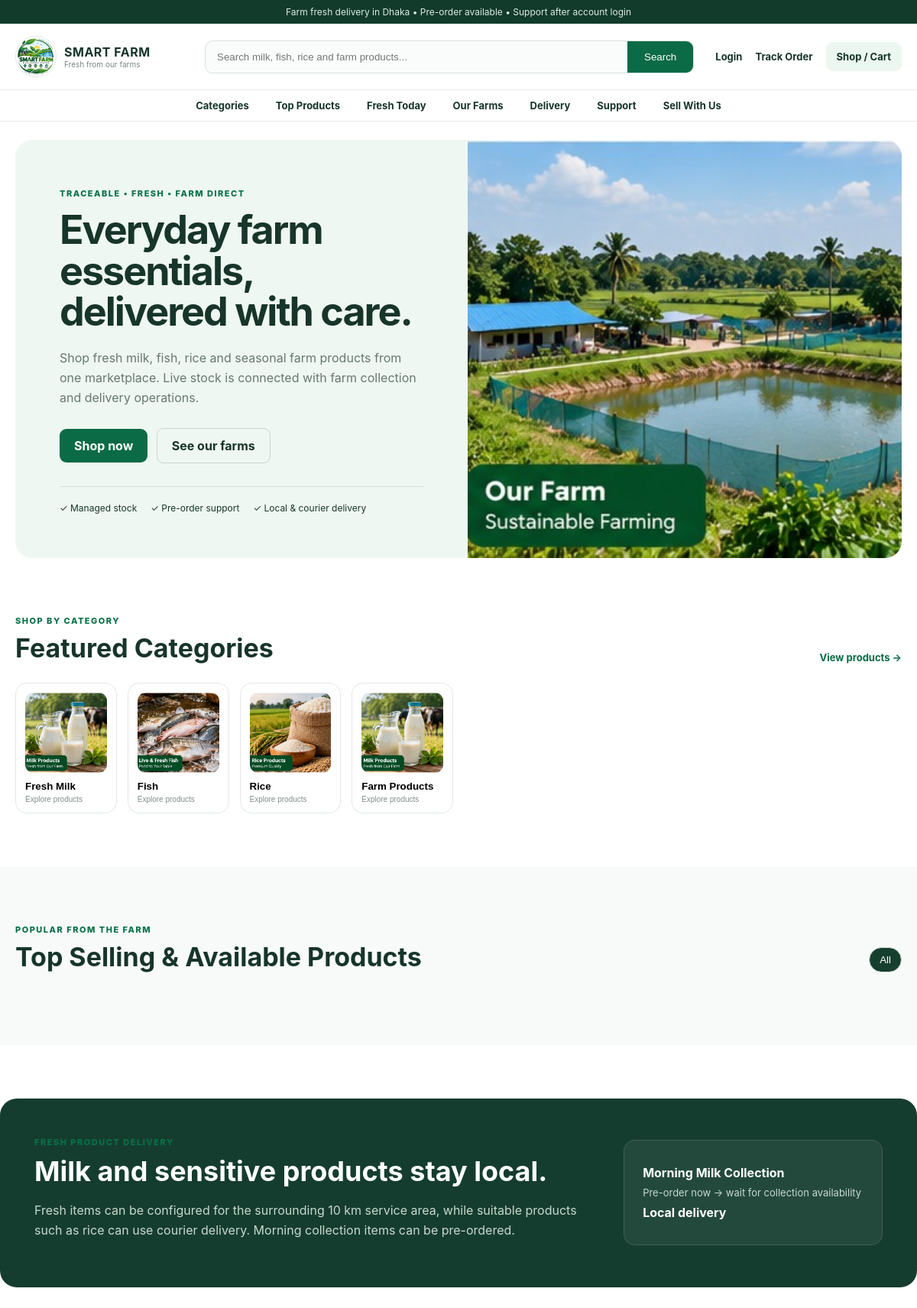
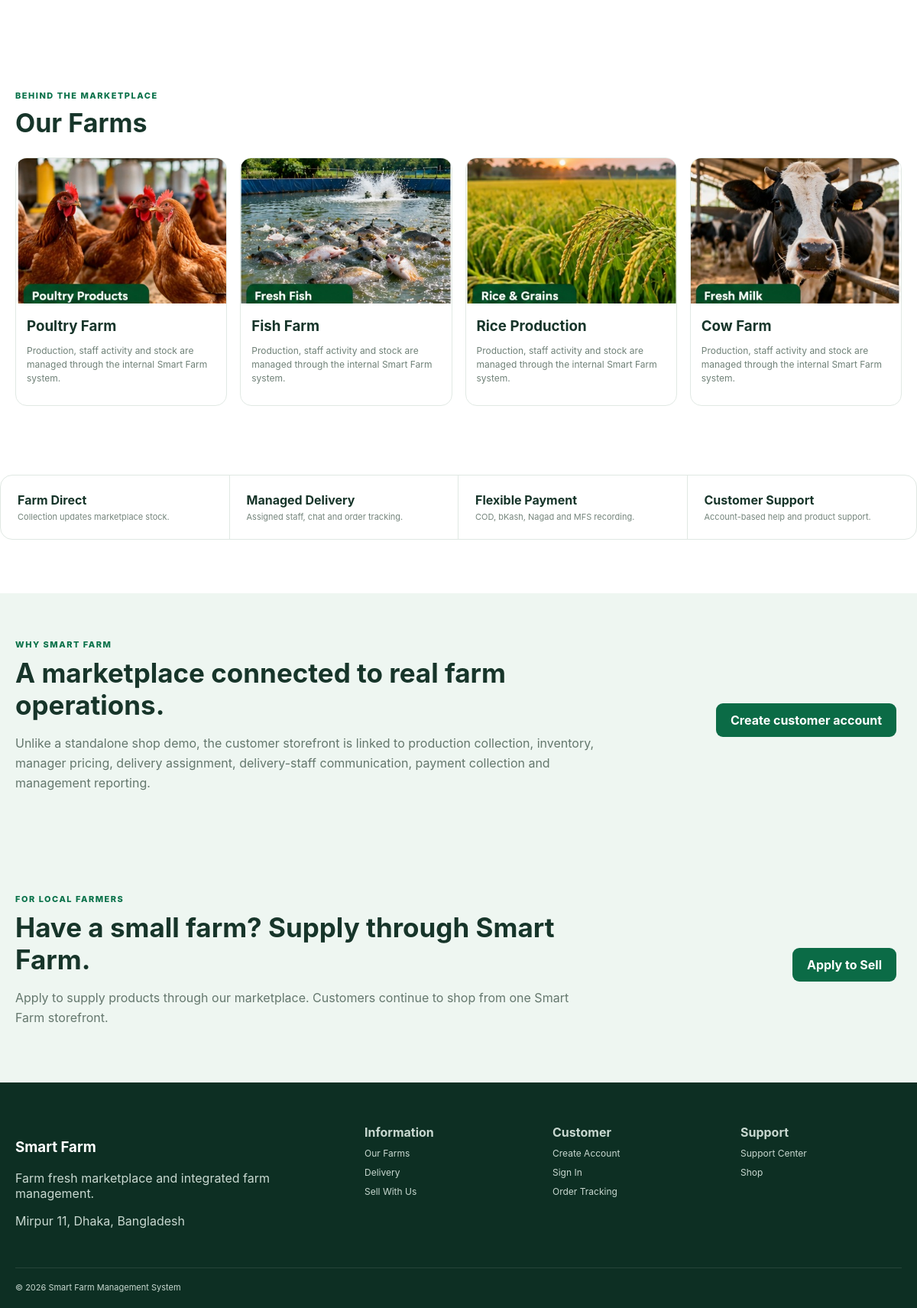
The page / on the database its author committed (2 pictures, top to bottom).
### tables this page shows
CREATE TABLE farms(id INT AUTO_INCREMENT PRIMARY KEY,name VARCHAR(120) NOT NULL,category VARCHAR(120) NOT NULL,location VARCHAR(255),start_date DATE,image VARCHAR(255),status ENUM('active','inactive') DEFAULT 'active',created_at TIMESTAMP DEFAULT CURRENT_TIMESTAMP);

### config/app.php (called while the page is built, shortened)
<?php
function url($p = '')
{
    return BASE_URL . '/' . ltrim($p, '/');
}
function url_path($p = '')
{
    return url($p);
}
function asset_path($p = '')
{
    return url('assets/' . ltrim($p, '/'));
}
?>

### index.php (the view, shortened to what this page needs)
<?php
require __DIR__ . '/config/database.php';
require __DIR__ . '/config/app.php';
$cats = [];
$farms = [];
try {
    $farms = $pdo->query("
        SELECT *
        FROM farms
        ORDER BY id DESC
        LIMIT 4
    ")->fetchAll();
} catch (Throwable $e) {
}
?>
<!doctype html>
<html>
<head>
    <link
        rel="stylesheet"
        href="<?= url_path('assets/css/marketplace-final.css') ?>"
    >
</head>
<body>
<div class="notice">
    Farm fresh delivery in Dhaka • Pre-order available • Support after account login
</div>
<header>
    <a
        class="brand"
        href="<?= url_path('') ?>"
    >
        <img
            class="siteLogo"
            src="<?= asset_path('logo.png') ?>"
            alt="Smart Farm logo"
        >
        <span>
            <b>
                SMART FARM
            </b>
            <small>
                Fresh from our farms
            </small>
        </span>
    </a>
    <form
        class="search"
        id="productSearch"
    >
        <input
            id="searchBox"
            placeholder="Search milk, fish, rice and farm products..."
        >
        <button>
            Search
        </button>
    </form>
    <div class="headlinks">
        <a href="<?= url_path('login.php') ?>">
            Login
        </a>
        <a href="<?= url_path('customer/orders.php') ?>">
            Track Order
        </a>
        <a
            class="cart"
            href="<?= url_path('shop/index.php') ?>"
        >
            Shop / Cart
        </a>
    </div>
</header>
<nav class="nav">
    <a href="#categories">
        Categories
    </a>
    <a href="#top">
        Top Products
    </a>
    <a href="#fresh">
        Fresh Today
    </a>
    <a href="#farms">
        Our Farms
    </a>
    <a href="#delivery">
        Delivery
    </a>
    <a href="<?= url_path('customer/support.php') ?>">
        Support
    </a>
    <a href="<?= url_path('seller_apply.php') ?>">
        Sell With Us
    </a>
</nav>
<main>
    <section class="hero">
        <div class="heroText">
            <span>
                TRACEABLE • FRESH • FARM DIRECT
            </span>
            <h1>
                Everyday farm essentials, delivered with care.
            </h1>
            <p>
                Shop fresh milk, fish, rice and seasonal farm products
                from one marketplace. Live stock is connected with farm
                collection and delivery operations.
            </p>
            <div>
                <a
                    class="primary"
                    href="#top"
                >
                    Shop now
                </a>
                <a
                    class="secondary"
                    href="#farms"
                >
                    See our farms
                </a>
            </div>
            <ul>
                <li>✓ Managed stock</li>
                <li>✓ Pre-order support</li>
                <li>✓ Local & courier delivery</li>
            </ul>
        </div>
        <div class="heroMedia">
            <?php
            $hi = $farms[0]['image_path'] ?? '';
            ?>
            <?php if ($hi): ?>
                <img src="<?= url_path($hi) ?>">
            <?php else: ?>
                <img
                    src="<?= url_path('assets/photos/our-farm.jpg') ?>"
                    alt="Smart Farm"
                >
            <?php endif; ?>
        </div>
    </section>
    <section
        id="categories"
        class="section"
    >
        <div class="heading">
            <div>
                <small>
                    SHOP BY CATEGORY
                </small>
                <h2>
                    Featured Categories
                </h2>
            </div>
            <a href="#top">
                View products →
            </a>
        </div>
        <div class="categories">
            <?php
            $shown = array_slice($cats, 0, 8);
            if (!$shown) {
                $shown = [
                    'Fresh Milk',
                    'Fish',
                    'Rice',
                    'Farm Products'
                ];
            }
            ?>
            <?php foreach ($shown as $i => $c): ?>
                <button
                    class="cat"
                    data-cat="<?= htmlspecialchars(strtolower($c)) ?>"
                >
                    <div class="catPhoto">
                        <?php
                        $match = null;
                        ?>
                        <?php if ($match): ?>
                            <img src="<?= url_path($match['image_path']) ?>">
                        <?php else: ?>
                            <?php
                            $lc = strtolower($c);
                            $cf = strpos($lc, 'fish') !== false
                                ? 'fresh-fish-products.jpg'
                                : (
                                    strpos($lc, 'rice') !== false
                                        ? 'rice-products.jpg'
                                        : (
                                            strpos($lc, 'egg') !== false ||
                                            strpos($lc, 'poultry') !== false
                                                ? 'eggs.jpg'
                                                : (
                                                    strpos($lc, 'veget') !== false
                                                        ? 'fresh-vegetables.jpg'
                                                        : 'milk-products.jpg'
                                                )
                                        )
                                );
                            ?>
                            <img
                                src="<?= url_path('assets/photos/' . $cf) ?>"
                            >
                        <?php endif; ?>
                    </div>
                    <b>
                        <?= htmlspecialchars($c) ?>
                    </b>
                    <small>
                        Explore products
                    </small>
                </button>
            <?php endforeach; ?>
        </div>
    </section>
    <section
        id="top"
        class="section alt"
    >
        <div class="heading">
            <div>
                <small>
                    POPULAR FROM THE FARM
                </small>
                <h2>
                    Top Selling & Available Products
                </h2>
            </div>
            <div class="filter">
                <button
                    class="active"
                    data-filter="all"
                >
                    All
                </button>
            </div>
        </div>
    </section>
    <section
        id="fresh"
        class="promo"
    >
        <div>
            <small>
                FRESH PRODUCT DELIVERY
            </small>
            <h2>
                Milk and sensitive products stay local.
            </h2>
            <p>
                Fresh items can be configured for the surrounding 10 km
                service area, while suitable products such as rice can use
                courier delivery. Morning collection items can be pre-ordered.
            </p>
        </div>
        <div class="promoCard">
            <b>
                Morning Milk Collection
            </b>
            <span>
                Pre-order now → wait for collection availability
            </span>
            <strong>
                Local delivery
            </strong>
        </div>
    </section>
    <section
        id="farms"
        class="section"
    >
        <div class="heading">
            <div>
                <small>
                    BEHIND THE MARKETPLACE
                </small>
                <h2>
                    Our Farms
                </h2>
            </div>
        </div>
        <div class="farmGrid">
            <?php if ($farms): ?>
                <?php foreach ($farms as $f): ?>
                    <article>
                        <?php if (!empty($f['image_path'])): ?>
                            <img src="<?= url_path($f['image_path']) ?>">
                        <?php else: ?>
                            <?php
                            $fn = strtolower(
                                $f['name'] ?? ''
                            );
                            $ff = strpos($fn, 'fish') !== false
                                ? 'fresh-fish-farm.jpg'
                                : (
                                    strpos($fn, 'rice') !== false
                                        ? 'rice-field.jpg'
                                        : (
                                            strpos($fn, 'poultry') !== false
                                                ? 'poultry-farm.jpg'
                                                : 'fresh-milk-farm.jpg'
                                        )
                                );
                            ?>
                            <img
                                src="<?= url_path('assets/photos/' . $ff) ?>"
                                alt="<?= htmlspecialchars(
                                    $f['name'] ?? 'Farm'
                                ) ?>"
                            >
                        <?php endif; ?>
                        <div>
                            <h3>
                                <?= htmlspecialchars(
                                    $f['name'] ?? 'Smart Farm'
                                ) ?>
                            </h3>
                            <p>
                                Production, staff activity and stock are
                                managed through the internal Smart Farm system.
                            </p>
                        </div>
                    </article>
                <?php endforeach; ?>
            <?php endif; ?>
        </div>
    </section>
    <section
        id="delivery"
        class="trust"
    >
        <div>
            <b>Farm Direct</b>
            <span>Collection updates marketplace stock.</span>
        </div>
        <div>
            <b>Managed Delivery</b>
            <span>Assigned staff, chat and order tracking.</span>
        </div>
        <div>
            <b>Flexible Payment</b>
            <span>COD, bKash, Nagad and MFS recording.</span>
        </div>
        <div>
            <b>Customer Support</b>
            <span>Account-based help and product support.</span>
        </div>
    </section>
    <section class="story">
        <div>
            <small>
                WHY SMART FARM
            </small>
            <h2>
                A marketplace connected to real farm operations.
            </h2>
            <p>
                Unlike a standalone shop demo, the customer storefront is
                linked to production collection, inventory, manager pricing,
                delivery assignment, delivery-staff communication, payment
                collection and management reporting.
            </p>
        </div>
        <a
            class="primary"
            href="<?= url_path('customer/register.php') ?>"
        >
            Create customer account
        </a>
    </section>
    <section class="story">
        <div>
            <small>
                FOR LOCAL FARMERS
            </small>
            <h2>
                Have a small farm? Supply through Smart Farm.
            </h2>
            <p>
                Apply to supply products through our marketplace.
                Customers continue to shop from one Smart Farm storefront.
            </p>
        </div>
        <a
            class="primary"
            href="<?= url_path('seller_apply.php') ?>"
        >
            Apply to Sell
        </a>
    </section>
</main>
<footer>
    <div>
        <h3>
            Smart Farm
        </h3>
        <p>
            Farm fresh marketplace and integrated farm management.
        </p>
        <p>
            Mirpur 11, Dhaka, Bangladesh
        </p>
    </div>
    <div>
        <b>
            Information
        </b>
        <a href="#farms">
            Our Farms
        </a>
        <a href="#delivery">
            Delivery
        </a>
        <a href="<?= url_path('seller_apply.php') ?>">
            Sell With Us
        </a>
    </div>
    <div>
        <b>
            Customer
        </b>
        <a href="<?= url_path('customer/register.php') ?>">
            Create Account
        </a>
        <a href="<?= url_path('customer/login.php') ?>">
            Sign In
        </a>
        <a href="<?= url_path('customer/orders.php') ?>">
            Order Tracking
        </a>
    </div>
    <div>
        <b>
            Support
        </b>
        <a href="<?= url_path('customer/support.php') ?>">
            Support Center
        </a>
        <a href="<?= url_path('shop/index.php') ?>">
            Shop
        </a>
    </div>
    <div class="footbottom">
        © 2026 Smart Farm Management System
    </div>
</footer>
</body>
</html>

### rows shown on the page
farms: shows a picture, name "Poultry Farm"
farms: shows a picture, name "Fish Farm"
farms: shows a picture, name "Rice Production"
farms: shows a picture, name "Cow Farm"

### other values the page prints
$c "Fresh Milk"
$c "Fish"
$c "Rice"
$c "Farm Products"
